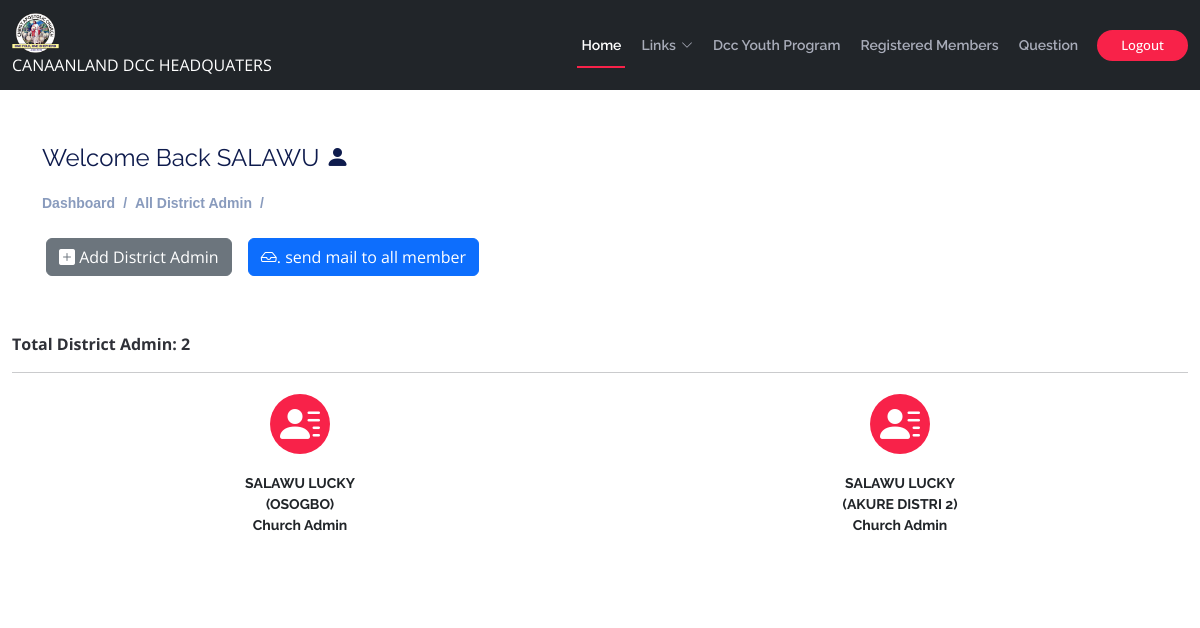
Page /admins/admin-district-admin (signed in) on the committed database.
### users/models.py (models this page shows, shortened)
class User(AbstractUser):
    username = None
    email = models.EmailField(max_length=150, unique=True, null=True, blank=True)
    phone = models.CharField(max_length=150,null=True, blank=True)
    district =models.ForeignKey(District,on_delete=models.SET_NULL,null=True, blank=True)
    objects=UserManager( )
    USERNAME_FIELD ='email'
    REQUIRED_FIELDS=['first_name','last_name']
    class Meta:
        ordering = ['-district']
        indexes = [
            models.Index(fields=['-district']),
        ]

class District(models.Model):
    name = models.CharField(max_length=500,unique=True, null=True,blank=True)
    address =models.CharField(max_length=1000,unique=True, null=True,blank=True)
    date = models.DateTimeField(auto_now_add=True,null=True)
    class Meta:
        ordering = ['name']
        indexes = [
            models.Index(fields=['name']),
        ]
    def __str__(self):
        return f"{self.name}"

### users/decorators.py (the view)
    def wrapper_function(request, *args, **kwargs):
        group= None
        if request.user.groups.exists():
            group = request.user.groups.all()[0].name
        if group != 'admin':
            return HttpResponse("You're not allow to view this page.")
        return view_func(request, *args,**kwargs)

### administrator/views.py (called while the page is built, shortened)
@login_required(login_url='admin-login')
@admin_only
def admin_district_admin(request):
    district_user = User.objects.filter(groups=Group.objects.get(name='secretary'))
    form = UserCreationForm1()
    return render(request, "adm/admin-district-admin.html",{'district_user':district_user,'form':form})

### templates/adm/admin-district-admin.html (shortened to what this page needs)
{% extends 'main.html' %}
{% load static %}
{% block content %}
<div class="pagetitle container">
  <h4>Welcome Back {{request.user.first_name}} <i class="bi bi-person-fill"></i></h4>
  <nav>
    <ol class="breadcrumb">
      <li class="breadcrumb-item"><a href="{% url 'admin-dashboard' %}">Dashboard</a></li>
      <li class="breadcrumb-item">All District Admin</li>
      <li class="breadcrumb-item"></li>
    </ol>
  </nav>
</div>
<div class="container-fluid col-lg-12" data-aos="fade-up">
  <div class="container">
    <a href="#" data-bs-toggle="modal" data-bs-target="#AddAdmin"><button class="btn m-1 btn-secondary"><i class="bi bi-plus-square-fill"></i> Add District Admin</button></a>
    <button data-bs-toggle="modal" data-bs-target="#SendMail" type="button" class="m-2 btn btn-primary"><i class="bi bi-inbox"></i>. send mail to all member</button>
  </div>
    <div class="row mt-5">
        <b><span>Total District Admin: {{district_user|length}}</span><hr></b>
        {% if district_user %}
        {% for i in district_user %}
        <div class="card col-lg-6  border-0">
          <center>
        <section id="counts" class="counts">
          <div class="container">
            <a href="{% url 'admin-disrict-details' i.district.id %}" class="text-dark">
              <div class="col-lg-6 col-6">
                <div class="count-box">
                  <i class="bi bi-person-lines-fill"></i><br>
                  <p><b>{{i.first_name}} {{i.last_name}} <br>({{i.district}})</b><br><b>Church Admin</b></p>
                </div>
              </div>
            </a>
            </div>
        </section>
      </center>
        </div>
        {% endfor %}
        {% else %}
        <center ><h1 class='text-danger mt-4 font-weight-bolder'><i class="bi bi-x-circle"></i>  No District Found </h1></center>
        {% endif %}
</div>
</div>
{% endblock content %}

### static/assets/css/style.css (style rules this page uses)
.counts { background: white; padding: 30px 0 40px 0; }
.counts .count-box { padding: 30px 30px 25px 30px; width: 100%; position: relative; text-align: center; background: #fff; }
.counts .count-box i { position: absolute; top: -25px; left: 50%; transform: translateX(-50%); font-size: 40px; background: #f82249; padding: 12px; color: #fff; border-radius: 50px; display: inline-flex; align-items: center; justify-content: center; width: 60px; height: 60px; }
.counts .count-box p { padding: 0; margin: 0; font-family: "Raleway", sans-serif; font-size: 14px; }
body { background: #fff; color: #2f3138; font-family: "Open Sans", sans-serif; }
a { color: #f82249; text-decoration: none; transition: 0.5s; }
p { padding: 0; margin: 0 0 30px 0; }
h1, h2, h3, h4, h5, h6 { font-family: "Raleway", sans-serif; font-weight: 400; margin: 0 0 20px 0; padding: 0; color: #0e1b4d; }
.breadcrumb { font-size: 14px; font-family: "Nunito", sans-serif; color: #899bbd; font-weight: 600; }
.breadcrumb a { color: #899bbd; transition: 0.3s; }
.breadcrumb .breadcrumb-item::before { color: #899bbd; }

### rows in the picture
User: user.first_name "SALAWU"
User: first_name "SALAWU", last_name "LUCKY", district "OSOGBO"
User: first_name "SALAWU", last_name "LUCKY", district "AKURE DISTRI 2"

### other values in the picture
{{ district_user|length }} "2"
